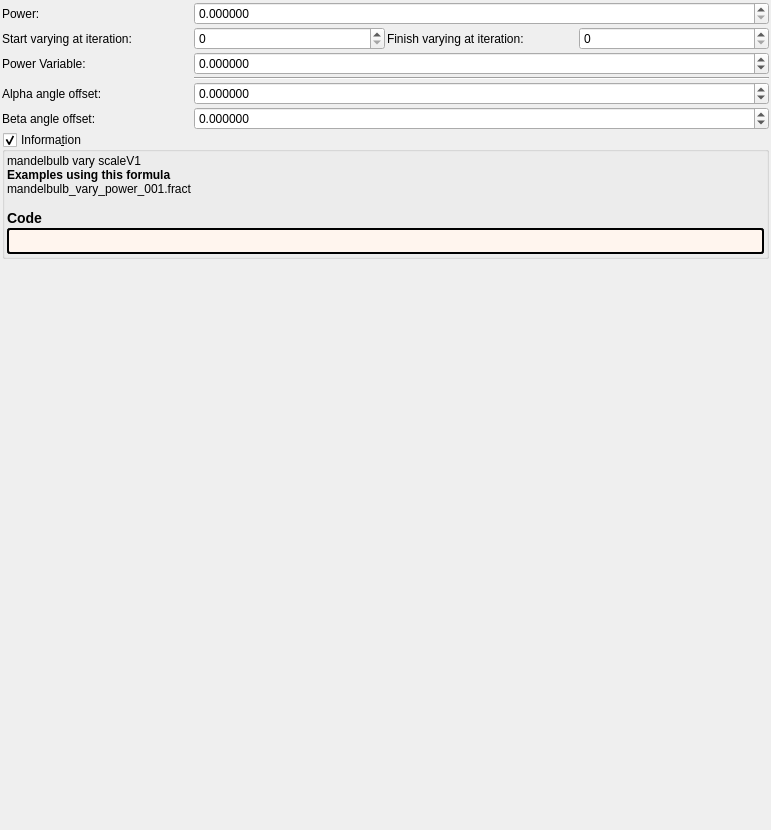
<?xml version="1.0" encoding="UTF-8"?>
<ui version="4.0">
 <class>mandelbulb_vary_power_v1</class>
 <widget class="QWidget" name="Form">
  <property name="geometry">
   <rect>
    <x>0</x>
    <y>0</y>
    <width>771</width>
    <height>830</height>
   </rect>
  </property>
  <property name="windowTitle">
   <string notr="true">mandelbulb_vary_power_v1</string>
  </property>
  <layout class="QVBoxLayout" name="verticalLayout">
   <property name="spacing">
    <number>2</number>
   </property>
   <property name="leftMargin">
    <number>2</number>
   </property>
   <property name="topMargin">
    <number>2</number>
   </property>
   <property name="rightMargin">
    <number>2</number>
   </property>
   <property name="bottomMargin">
    <number>2</number>
   </property>
   <item>
    <layout class="QGridLayout" name="gridLayout_36">
     <property name="spacing">
      <number>2</number>
     </property>
     <item row="1" column="1">
      <widget class="MySpinBox" name="spinboxInt_transf_start_iterations_250">
       <property name="sizePolicy">
        <sizepolicy hsizetype="Minimum" vsizetype="Maximum">
         <horstretch>0</horstretch>
         <verstretch>0</verstretch>
        </sizepolicy>
       </property>
       <property name="maximum">
        <number>999</number>
       </property>
      </widget>
     </item>
     <item row="1" column="3">
      <widget class="MySpinBox" name="spinboxInt_transf_stop_iterations">
       <property name="sizePolicy">
        <sizepolicy hsizetype="Minimum" vsizetype="Maximum">
         <horstretch>0</horstretch>
         <verstretch>0</verstretch>
        </sizepolicy>
       </property>
       <property name="maximum">
        <number>999</number>
       </property>
      </widget>
     </item>
     <item row="2" column="0">
      <widget class="QLabel" name="label_81">
       <property name="text">
        <string>Power Variable:</string>
       </property>
      </widget>
     </item>
     <item row="1" column="2">
      <widget class="QLabel" name="label_169">
       <property name="text">
        <string>Finish varying at iteration:</string>
       </property>
       <property name="wordWrap">
        <bool>true</bool>
       </property>
      </widget>
     </item>
     <item row="4" column="0">
      <widget class="QLabel" name="label_85">
       <property name="text">
        <string>Alpha angle offset:</string>
       </property>
      </widget>
     </item>
     <item row="5" column="0">
      <widget class="QLabel" name="label_91">
       <property name="text">
        <string>Beta angle offset:</string>
       </property>
      </widget>
     </item>
     <item row="0" column="0">
      <widget class="QLabel" name="label_92">
       <property name="text">
        <string>Power:</string>
       </property>
      </widget>
     </item>
     <item row="1" column="0">
      <widget class="QLabel" name="label_171">
       <property name="text">
        <string>Start varying at iteration:</string>
       </property>
       <property name="wordWrap">
        <bool>true</bool>
       </property>
      </widget>
     </item>
     <item row="0" column="1" colspan="3">
      <widget class="MyDoubleSpinBox" name="spinbox_power">
       <property name="sizePolicy">
        <sizepolicy hsizetype="Minimum" vsizetype="Maximum">
         <horstretch>0</horstretch>
         <verstretch>0</verstretch>
        </sizepolicy>
       </property>
       <property name="prefix">
        <string/>
       </property>
       <property name="suffix">
        <string/>
       </property>
       <property name="decimals">
        <number>6</number>
       </property>
       <property name="minimum">
        <double>0.000000000000000</double>
       </property>
       <property name="maximum">
        <double>99.999899999999997</double>
       </property>
       <property name="singleStep">
        <double>0.100000000000000</double>
       </property>
      </widget>
     </item>
     <item row="2" column="1" colspan="3">
      <widget class="MyDoubleSpinBox" name="spinbox_transf_offset_0">
       <property name="sizePolicy">
        <sizepolicy hsizetype="Minimum" vsizetype="Maximum">
         <horstretch>0</horstretch>
         <verstretch>0</verstretch>
        </sizepolicy>
       </property>
       <property name="prefix">
        <string/>
       </property>
       <property name="suffix">
        <string/>
       </property>
       <property name="decimals">
        <number>6</number>
       </property>
       <property name="minimum">
        <double>-99.998999999999995</double>
       </property>
       <property name="maximum">
        <double>99.998999999999995</double>
       </property>
       <property name="singleStep">
        <double>0.100000000000000</double>
       </property>
      </widget>
     </item>
     <item row="4" column="1" colspan="3">
      <widget class="MyDoubleSpinBox" name="spinbox_alpha_angle_offset">
       <property name="sizePolicy">
        <sizepolicy hsizetype="Minimum" vsizetype="Maximum">
         <horstretch>0</horstretch>
         <verstretch>0</verstretch>
        </sizepolicy>
       </property>
       <property name="prefix">
        <string/>
       </property>
       <property name="suffix">
        <string/>
       </property>
       <property name="decimals">
        <number>6</number>
       </property>
       <property name="minimum">
        <double>-36000.000000000000000</double>
       </property>
       <property name="maximum">
        <double>36000.000000000000000</double>
       </property>
       <property name="singleStep">
        <double>0.100000000000000</double>
       </property>
      </widget>
     </item>
     <item row="5" column="1" colspan="3">
      <widget class="MyDoubleSpinBox" name="spinbox_beta_angle_offset">
       <property name="sizePolicy">
        <sizepolicy hsizetype="Minimum" vsizetype="Maximum">
         <horstretch>0</horstretch>
         <verstretch>0</verstretch>
        </sizepolicy>
       </property>
       <property name="prefix">
        <string/>
       </property>
       <property name="suffix">
        <string/>
       </property>
       <property name="decimals">
        <number>6</number>
       </property>
       <property name="minimum">
        <double>-36000.000000000000000</double>
       </property>
       <property name="maximum">
        <double>36000.000000000000000</double>
       </property>
       <property name="singleStep">
        <double>0.100000000000000</double>
       </property>
      </widget>
     </item>
     <item row="3" column="1" colspan="3">
      <widget class="Line" name="line_29">
       <property name="orientation">
        <enum>Qt::Horizontal</enum>
       </property>
      </widget>
     </item>
    </layout>
   </item>
   <item>
    <widget class="MyGroupBox" name="groupCheck_info">
     <property name="title">
      <string>Informa&amp;tion</string>
     </property>
     <property name="flat">
      <bool>false</bool>
     </property>
     <property name="checkable">
      <bool>true</bool>
     </property>
     <layout class="QVBoxLayout" name="verticalLayout_2">
      <property name="spacing">
       <number>2</number>
      </property>
      <property name="leftMargin">
       <number>2</number>
      </property>
      <property name="topMargin">
       <number>2</number>
      </property>
      <property name="rightMargin">
       <number>2</number>
      </property>
      <property name="bottomMargin">
       <number>2</number>
      </property>
      <item>
       <widget class="QLabel" name="label_information_general">
        <property name="text">
         <string notr="true">&lt;p&gt;mandelbulb vary scaleV1&lt;/p&gt;&lt;table&gt;
&lt;/table&gt;
&lt;br&gt;&lt;b&gt;Examples using this formula&lt;/b&gt;&lt;br&gt;mandelbulb_vary_power_001.fract&lt;h3&gt;Code&lt;/h3&gt;</string>
        </property>
        <property name="wordWrap">
         <bool>true</bool>
        </property>
        <property name="openExternalLinks">
         <bool>true</bool>
        </property>
        <property name="textInteractionFlags">
         <set>Qt::LinksAccessibleByMouse|Qt::TextSelectableByMouse</set>
        </property>
       </widget>
      </item>
      <item>
       <widget class="QLabel" name="label_code_content">
        <property name="styleSheet">
         <string notr="true">border-style: outset; border-width: 2px; border-radius: 3px; border-color: black; background-color: #fff5ee; padding: 4px;</string>
        </property>
        <property name="text">
         <string notr="true"></string>
        </property>
        <property name="wordWrap">
         <bool>true</bool>
        </property>
        <property name="openExternalLinks">
         <bool>true</bool>
        </property>
        <property name="textInteractionFlags">
         <set>Qt::LinksAccessibleByMouse|Qt::TextSelectableByMouse</set>
        </property>
       </widget>
      </item>
     </layout>
    </widget>
   </item>
   <item>
    <spacer name="verticalSpacer">
     <property name="orientation">
      <enum>Qt::Vertical</enum>
     </property>
     <property name="sizeHint" stdset="0">
      <size>
       <width>20</width>
       <height>40</height>
      </size>
     </property>
    </spacer>
   </item>
  </layout>
 </widget>
 <customwidgets>
  <customwidget>
   <class>MyGroupBox</class>
   <extends>QGroupBox</extends>
   <header>my_group_box.h</header>
   <container>1</container>
  </customwidget>
  <customwidget>
   <class>MyDoubleSpinBox</class>
   <extends>QDoubleSpinBox</extends>
   <header>my_double_spin_box.h</header>
  </customwidget>
  <customwidget>
   <class>MySpinBox</class>
   <extends>QSpinBox</extends>
   <header>my_spin_box.h</header>
  </customwidget>
 </customwidgets>
 <tabstops>
  <tabstop>spinboxInt_transf_start_iterations_250</tabstop>
  <tabstop>spinboxInt_transf_stop_iterations</tabstop>
  <tabstop>groupCheck_info</tabstop>
 </tabstops>
 <resources/>
 <connections/>
</ui>
